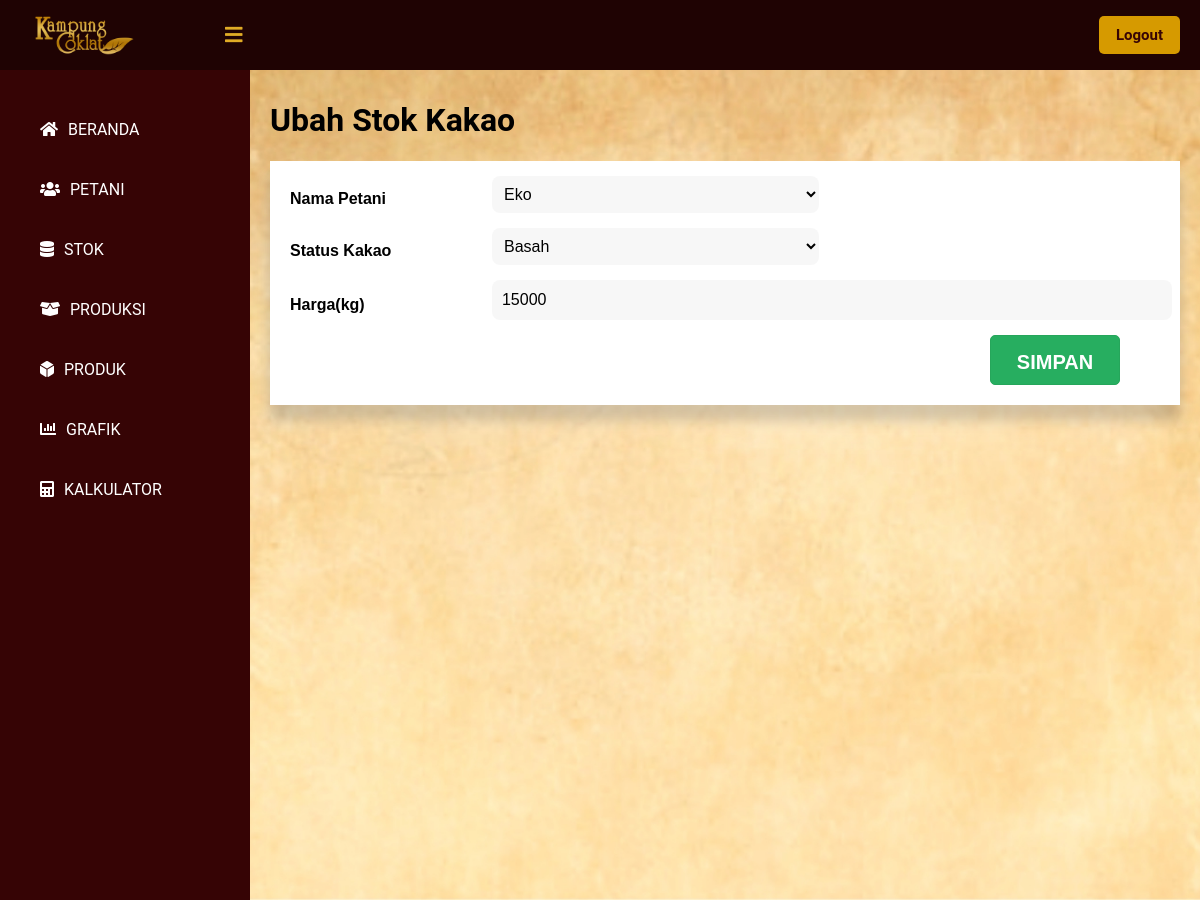
Screenshot of /public/ubah_stok/1 (signed in) with the database file from the repository.
### tables this page shows
CREATE TABLE `stok_kakao` (
  `id_stok` int(11) NOT NULL,
  `tanggal_setor` timestamp NOT NULL DEFAULT current_timestamp() ON UPDATE current_timestamp(),
  `nama_petani` int(11) NOT NULL,
  `stok_masuk` int(11) NOT NULL,
  `status_kakao` int(11) NOT NULL,
  `harga` int(11) NOT NULL
);

### app/core/Controller.php (called while the page is built, shortened)
<?php
class Controller {
    public function view($view, $data = [])
    {
        require_once   '../app/views/'.$view.'.php';
    }
    public function model($model)
    {
        return new $model;
    }
}
?>

### app/controllers/Ubah_stok.php (called while the page is built, shortened)
<?php
class Ubah_stok extends Controller {
    public function index($id)
    {
        $data = $this->model('Stok_model')->getStokKakaoById($id);
        $this->view('ubah_stok/index', $data);
    }
}
?>

### app/core/App.php (called while the page is built, shortened)
<?php
class App {
    protected $method = 'index';
    protected $params = [];
    public function __construct()
    {
        $url = $this->parseURL();
        if ( file_exists('../app/controllers/' . $url[0] . '.php') ) {
            unset($url[0]);
        }
        $this->controller = new $this->controller;
        if ( !empty($url) ) {
            $this->params = array_values($url);
        }
        call_user_func_array([$this->controller, $this->method], $this->params);
    }
    public function parseURL()
    {
        if ( isset($_GET['url']) ) {
            $url = rtrim($_GET['url'], '/');
            $url = filter_var($url, FILTER_SANITIZE_URL);
            $url = explode("/", $url);
            return $url;
        }
    }
}

### public/index.php (called while the page is built, shortened)
<?php
$app = new App;

### app/core/Database.php (called while the page is built, shortened)
<?php
class Database {
    private $host = DB_HOST;
    private $db_name = DB_NAME;
    private $dbh;
    private $stmt;
    public function __construct()
    {
        $dsn = 'mysql:host=' . $this->host . ';dbname=' . $this->db_name;
        try {
            $this->dbh = new PDO($dsn, 'root', '');
        } catch(PDOException $e) {
            die($e->getMessage());
        }
    }
    public function query($query)
    {
        $this->stmt = $this->dbh->prepare($query);
    }
    public function execute()
    {
        $this->stmt->execute();
    }
    public function single()
    {
        $this->execute();
        return $this->stmt->fetch(PDO::FETCH_ASSOC);
    }
}

### app/models/Stok_model.php (called while the page is built, shortened)
<?php
class Stok_model {
    private $db;
    public function __construct()
    {
        $this->db = new Database;
    }
    public function getStokKakaoById($id_stok){
        $this->db->query('SELECT * FROM stok_kakao WHERE id_stok = '.$id_stok);
        return $this->db->single();
    }
}

### app/views/ubah_stok/index.php (the view, shortened to what this page needs)
<!DOCTYPE html>
<html>
<head>
	<link href="<?= BASEURL ?>/css/tambah_petani.css" rel="stylesheet" type="text/css">
    <link rel="stylesheet" href="https://cdnjs.cloudflare.com/ajax/libs/font-awesome/5.12.1/css/all.min.css">
</head>
<body>
    <header>
        <label for="check">
            <i class="fas fa-bars" id="sidebar_btn"></i>
        </label>
        <div class="left_area">
            <img src="http://localhost/KampungCoklat/public/img/Logo-Daun.png">
        </div>
        <div class="right_area">
            <a href="#" class="logout_btn">Logout</a>
        </div>
    </header>
    <div class="sidebar">
        <a href="<?= BASEURL ?>/beranda"><i class="fas fa-home"></i><span>BERANDA</span></a>
        <a href="<?= BASEURL ?>/lihat_petani/1"><i class="fas fa-users"></i><span>PETANI</span></a>
        <a href="<?= BASEURL ?>/lihat_stok/1"><i class="fas fa-database"></i><span>STOK</span></a>
        <a href="#"><i class="fas fa-box-open"></i><span>PRODUKSI</span></a>
        <a href="#"><i class="fas fa-dice-d6"></i><span>PRODUK</span></a>
        <a href="#"><i class="fas fa-chart-bar"></i><span>GRAFIK</span></a>
        <a href="#"><i class="fas fa-calculator"></i><span>KALKULATOR</span></a>
    </div>
    <div class="content">
        <div class="card">
            <h1>Ubah Stok Kakao</h1>
        </div>
        <div class="card_table">
            <div>
                <div class="kotak">
                <form action="<?= BASEURL ?>/Ubah_stok/update" method="post">
                    <div class="form">
                        <div class="inputfield">
                            <label class="dataDiri">Nama Petani</label>
                            <div style="width: 100%;">
                                <select class="select" name="nama_petani" id="nama_petani" required oninvalid="this.setCustomValidity('Pilih Nama Petani')" oninput="setCustomValidity('')">
                                    <option value="3" <?= (isset($data['nama_petani']) && $data['nama_petani'] == 3) ? 'selected' : '' ?>>Eko</option>
                                </select>
                            </div>
                        </div>
                        <div class="inputfield">
					        <label class="dataDiri">Status Kakao</label>
                            <div style="width: 100%;">
                                <select class="select" name="status_kakao" id="status_kakao" required oninvalid="this.setCustomValidity('Pilih Status Kakao')" oninput="setCustomValidity('')">
                                    <option value="28" <?= (isset($data['status_kakao']) && $data['status_kakao'] == 28) ? 'selected' : '' ?>>Basah</option>
                                </select>
                            </div>
                        </div>
                        <div class="inputfield">
                            <label class="dataDiri">Harga(kg)</label>
                            <div style="width: 100%;">
                                <input class="diri" id="harga" name="harga" value="<?= $data['harga'] ?? '' ?>" required oninvalid="this.setCustomValidity('Harga tidak boleh kosong')" oninput="setCustomValidity('')">
                            </div>
                        </div>
                        <div class="inputfield">
                            <div style="width: 100%">
                                <button class="click-me"><label for="klik">SIMPAN</label></button>
                            </div>
                        </div>
                    </div>
                </form>
                </div>
            </div>
        </div>
    </div>
</body>
</html>

### public/css/tambah_petani.css (style rules this page uses)
body { margin: 0; padding: 0; font-family: "Roboto", sans-serif; user-select: none; }
header { z-index: 1; position: fixed; background: #1f0303; padding: 20px; width: calc(100% - 0%); top: 0; height: 30px; }
.left_area img { width: 120px; margin-top: -15px; }
.logout_btn { padding-left: 17px; padding-right: 17px; padding-bottom: 10px; padding-top: 10px; background: #d69a00; text-decoration: none; float: right; margin-top: -60px; margin-right: 40px; border-radius: 5px; font-size: 15px; font-weight: 600; color: #360405; transition: 0.5s; transition-property: background; }
.sidebar { z-index: 1; top: 0; background: #360405; margin-top: 70px; padding-top: 30px; position: fixed; left: 0; width: 250px; height: calc(100% - 9%); transition: 0.5s; transition-property: left; overflow-y: auto; }
.sidebar a { color: #fff; display: block; width: 100%; line-height: 60px; text-decoration: none; padding-left: 40px; box-sizing: border-box; transition: 0.5s; transition-property: background; }
.sidebar i { padding-right: 10px; }
label #sidebar_btn { z-index: 1; color: #e0ac26; position: fixed; cursor: pointer; left: 225px; font-size: 20px; margin: 5px 0; transition: 0.5s; transition-property: color; }
.content { background: url('http://localhost/KampungCoklat/public/img/bg.jpg') no-repeat; background-position: center; background-size: cover; height: 100vh; transition: 0.5s; width: (100% - 250px); margin-top: 60px; padding: 20px; margin-left: 250px; }
.content .card_table { box-shadow: 0 19px 38px rgba(255, 255, 255, 0.3), 0 15px 12px rgba(0,0,0,0.22); background-color: #fff; }
.kotak { margin: 20px; }
.kotak .form .inputfield { margin-bottom: 15px; display: flex; align-items: center; }
.dataDiri { width: 250px; font-family: Helvetica; font-size: 16px; margin-top: 10px; margin-right: 10px; font-weight: bold; }
.kotak .form .inputfield .diri { width: 100%; outline: none; border-left: none; border-right: none; border-bottom: none; border-top: none; padding-left: 10px; font-family: Helvetica; font-size: 16px; border-radius: 8px; height: 38px; transition: all 0.3s ease; background-color: rgba(235, 235, 235, 0.4); }
.select { width: 49%; height: 37px; background-color: rgba(235, 235, 235, 0.4); border-left: none; border-right: none; border-bottom: none; border-top: none; outline: none; border-radius: 8px; padding-left: 8px; font-family: Helvetica; font-size: 16px; }
.kotak .form .inputfield:last-child { margin-bottom: 0; }
.click-me { display: block; width: 130px; height: 50px; background-color: #27ae60; border: 1px solid #26a65b; color: white; text-align: center; font-size: 20px; line-height: 50px; border-radius: 5px; cursor: pointer; float: right; margin-right: 40px; margin-bottom: 20px; font-weight: bold; transition: 0.5s; }

### rows the page displays
stok_kakao: nama_petani "Eko", status_kakao "Basah", harga "15000"
